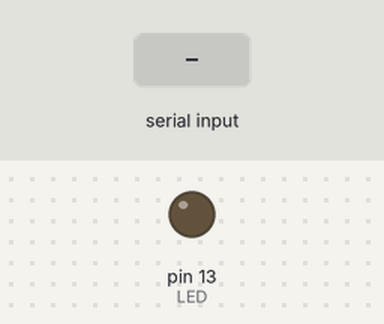
The sketch below on a simulated Arduino Uno, built with avr-gcc and run on an emulated ATmega328P. Parts: output pins drawn as LEDs (lit = HIGH). The inputs (shaded band) are chosen by the test bench.

Above: at 1.2 s.
1.3 s: "1" received over Serial
At 2.0 s:
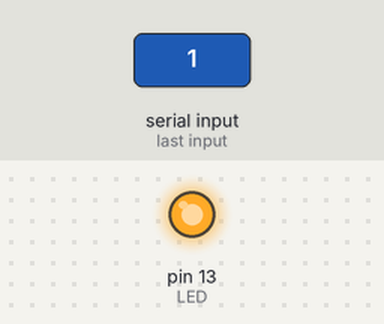
Timing chart, 0 to 4.3 s (numbered marks = the images above; inputs shaded):
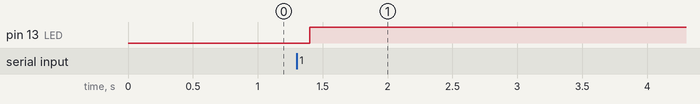

The sketch:

enviararduino.ino
```cpp
const int LED = 13;

int val; //val se emplea para almacenar el estado del boton
char mssg; // 0 LED apagado, mientras que 1 encendido
int old_val; // almacena el antiguo valor de val
void setup() {
  pinMode(LED, OUTPUT);

  Serial.begin(9600);
}
void loop() {
  if (Serial.available() > 0)
  {
    delay(100);
    mssg = Serial.read();
    //Serial.read(mssg);


    if ((mssg == '1')||(mssg == '2')||(mssg == 'i')||(mssg == 'o')||(mssg == 'v') )
    {
      digitalWrite(LED, HIGH);
      delay(10000);

    }
    else if (((mssg == '1')||(mssg == '2')||(mssg == 'i')||(mssg == 'o')||(mssg == 'v') ) && (old_val == 1))
    {
      digitalWrite(LED, LOW);
      delay(10000);


    }


    //    if ((val == HIGH) && (old_val == LOW)&&(mssg=='a')) {
    //      state = 1 - state;
    //      delay(10);
    //    }
    //    old_val = val; // valor del antiguo estado
    //    if (state == 1) {
    //      digitalWrite(LED, HIGH); // enciende el LED
    //    }
    //    else {
    //      digitalWrite(LED, LOW); // apagar el LED
    //    }

  }
}
```

Measured:
- after the input at 1.3 s, pin 13 (LED): LOW → HIGH after 0.10 s
